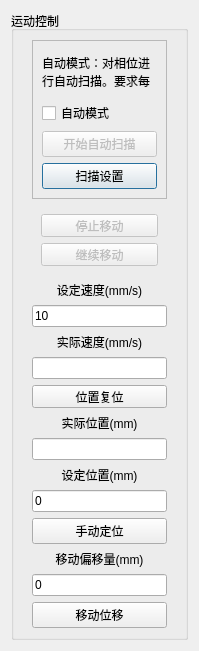
<?xml version="1.0" encoding="UTF-8"?>
<ui version="4.0">
 <class>Dialog</class>
 <widget class="QDialog" name="Dialog">
  <property name="geometry">
   <rect>
    <x>0</x>
    <y>0</y>
    <width>199</width>
    <height>568</height>
   </rect>
  </property>
  <property name="windowTitle">
   <string>运动控制</string>
  </property>
  <layout class="QHBoxLayout" name="horizontalLayout">
   <item>
    <widget class="QGroupBox" name="groupBox_3">
     <property name="sizePolicy">
      <sizepolicy hsizetype="Preferred" vsizetype="Fixed">
       <horstretch>0</horstretch>
       <verstretch>0</verstretch>
      </sizepolicy>
     </property>
     <property name="title">
      <string>运动控制</string>
     </property>
     <layout class="QVBoxLayout" name="verticalLayout">
      <property name="topMargin">
       <number>0</number>
      </property>
      <property name="bottomMargin">
       <number>0</number>
      </property>
      <item>
       <widget class="QWidget" name="widget_5" native="true">
        <property name="sizePolicy">
         <sizepolicy hsizetype="Preferred" vsizetype="Preferred">
          <horstretch>0</horstretch>
          <verstretch>0</verstretch>
         </sizepolicy>
        </property>
        <layout class="QVBoxLayout" name="verticalLayout_5">
         <item>
          <widget class="QFrame" name="frame">
           <property name="sizePolicy">
            <sizepolicy hsizetype="Preferred" vsizetype="Preferred">
             <horstretch>0</horstretch>
             <verstretch>0</verstretch>
            </sizepolicy>
           </property>
           <property name="autoFillBackground">
            <bool>false</bool>
           </property>
           <property name="frameShape">
            <enum>QFrame::StyledPanel</enum>
           </property>
           <property name="frameShadow">
            <enum>QFrame::Raised</enum>
           </property>
           <layout class="QVBoxLayout" name="verticalLayout_10">
            <item>
             <widget class="QLabel" name="label_20">
              <property name="sizePolicy">
               <sizepolicy hsizetype="Preferred" vsizetype="Fixed">
                <horstretch>0</horstretch>
                <verstretch>0</verstretch>
               </sizepolicy>
              </property>
              <property name="text">
               <string>自动模式：对相位进行自动扫描。要求每个腔的位置都已保存</string>
              </property>
              <property name="scaledContents">
               <bool>false</bool>
              </property>
              <property name="wordWrap">
               <bool>true</bool>
              </property>
             </widget>
            </item>
            <item>
             <widget class="QCheckBox" name="checkBox_automode">
              <property name="sizePolicy">
               <sizepolicy hsizetype="Preferred" vsizetype="Fixed">
                <horstretch>0</horstretch>
                <verstretch>0</verstretch>
               </sizepolicy>
              </property>
              <property name="text">
               <string>自动模式</string>
              </property>
             </widget>
            </item>
            <item>
             <widget class="QPushButton" name="pushButton_autophasescan">
              <property name="enabled">
               <bool>false</bool>
              </property>
              <property name="sizePolicy">
               <sizepolicy hsizetype="Preferred" vsizetype="Fixed">
                <horstretch>0</horstretch>
                <verstretch>0</verstretch>
               </sizepolicy>
              </property>
              <property name="focusPolicy">
               <enum>Qt::NoFocus</enum>
              </property>
              <property name="text">
               <string>开始自动扫描</string>
              </property>
              <property name="checkable">
               <bool>false</bool>
              </property>
              <property name="flat">
               <bool>false</bool>
              </property>
             </widget>
            </item>
            <item>
             <widget class="QPushButton" name="pushButton_auto_setting">
              <property name="text">
               <string>扫描设置</string>
              </property>
             </widget>
            </item>
           </layout>
          </widget>
         </item>
         <item>
          <widget class="QWidget" name="widget_7" native="true">
           <property name="sizePolicy">
            <sizepolicy hsizetype="Minimum" vsizetype="Preferred">
             <horstretch>0</horstretch>
             <verstretch>0</verstretch>
            </sizepolicy>
           </property>
           <layout class="QVBoxLayout" name="verticalLayout_6">
            <item>
             <widget class="QPushButton" name="pushButton_stopmov">
              <property name="enabled">
               <bool>false</bool>
              </property>
              <property name="sizePolicy">
               <sizepolicy hsizetype="Preferred" vsizetype="Fixed">
                <horstretch>0</horstretch>
                <verstretch>0</verstretch>
               </sizepolicy>
              </property>
              <property name="minimumSize">
               <size>
                <width>75</width>
                <height>23</height>
               </size>
              </property>
              <property name="focusPolicy">
               <enum>Qt::NoFocus</enum>
              </property>
              <property name="text">
               <string>停止移动</string>
              </property>
             </widget>
            </item>
            <item>
             <widget class="QPushButton" name="pushButton_continuemov">
              <property name="enabled">
               <bool>false</bool>
              </property>
              <property name="sizePolicy">
               <sizepolicy hsizetype="Preferred" vsizetype="Fixed">
                <horstretch>0</horstretch>
                <verstretch>0</verstretch>
               </sizepolicy>
              </property>
              <property name="minimumSize">
               <size>
                <width>75</width>
                <height>23</height>
               </size>
              </property>
              <property name="text">
               <string>继续移动</string>
              </property>
             </widget>
            </item>
           </layout>
          </widget>
         </item>
         <item>
          <widget class="QLabel" name="label_11">
           <property name="sizePolicy">
            <sizepolicy hsizetype="Preferred" vsizetype="Preferred">
             <horstretch>0</horstretch>
             <verstretch>0</verstretch>
            </sizepolicy>
           </property>
           <property name="text">
            <string>设定速度(mm/s)</string>
           </property>
           <property name="alignment">
            <set>Qt::AlignCenter</set>
           </property>
          </widget>
         </item>
         <item>
          <widget class="QLineEdit" name="lineEdit_relvec">
           <property name="text">
            <string>10</string>
           </property>
          </widget>
         </item>
         <item>
          <widget class="QLabel" name="label_12">
           <property name="sizePolicy">
            <sizepolicy hsizetype="Preferred" vsizetype="Preferred">
             <horstretch>0</horstretch>
             <verstretch>0</verstretch>
            </sizepolicy>
           </property>
           <property name="text">
            <string>实际速度(mm/s)</string>
           </property>
           <property name="alignment">
            <set>Qt::AlignCenter</set>
           </property>
          </widget>
         </item>
         <item>
          <widget class="QLineEdit" name="lineEdit_realvec">
           <property name="readOnly">
            <bool>true</bool>
           </property>
          </widget>
         </item>
         <item>
          <widget class="QPushButton" name="pushButton_resetpos">
           <property name="enabled">
            <bool>true</bool>
           </property>
           <property name="sizePolicy">
            <sizepolicy hsizetype="Preferred" vsizetype="Fixed">
             <horstretch>0</horstretch>
             <verstretch>0</verstretch>
            </sizepolicy>
           </property>
           <property name="minimumSize">
            <size>
             <width>75</width>
             <height>23</height>
            </size>
           </property>
           <property name="focusPolicy">
            <enum>Qt::NoFocus</enum>
           </property>
           <property name="text">
            <string>位置复位</string>
           </property>
          </widget>
         </item>
         <item>
          <widget class="QLabel" name="label_10">
           <property name="sizePolicy">
            <sizepolicy hsizetype="Preferred" vsizetype="Preferred">
             <horstretch>0</horstretch>
             <verstretch>0</verstretch>
            </sizepolicy>
           </property>
           <property name="text">
            <string>实际位置(mm)</string>
           </property>
           <property name="alignment">
            <set>Qt::AlignCenter</set>
           </property>
          </widget>
         </item>
         <item>
          <widget class="QLineEdit" name="lineEdit_realpos">
           <property name="readOnly">
            <bool>true</bool>
           </property>
          </widget>
         </item>
         <item>
          <widget class="QLabel" name="label_9">
           <property name="sizePolicy">
            <sizepolicy hsizetype="Preferred" vsizetype="Preferred">
             <horstretch>0</horstretch>
             <verstretch>0</verstretch>
            </sizepolicy>
           </property>
           <property name="text">
            <string>设定位置(mm)</string>
           </property>
           <property name="alignment">
            <set>Qt::AlignCenter</set>
           </property>
          </widget>
         </item>
         <item>
          <widget class="QLineEdit" name="lineEdit_relpos">
           <property name="text">
            <string>0</string>
           </property>
          </widget>
         </item>
         <item>
          <widget class="QPushButton" name="pushButton_setpos">
           <property name="focusPolicy">
            <enum>Qt::NoFocus</enum>
           </property>
           <property name="text">
            <string>手动定位</string>
           </property>
          </widget>
         </item>
         <item>
          <widget class="QLabel" name="label_15">
           <property name="sizePolicy">
            <sizepolicy hsizetype="Preferred" vsizetype="Preferred">
             <horstretch>0</horstretch>
             <verstretch>0</verstretch>
            </sizepolicy>
           </property>
           <property name="text">
            <string>移动偏移量(mm)</string>
           </property>
           <property name="alignment">
            <set>Qt::AlignCenter</set>
           </property>
          </widget>
         </item>
         <item>
          <widget class="QLineEdit" name="lineEdit_movpos">
           <property name="text">
            <string>0</string>
           </property>
          </widget>
         </item>
         <item>
          <widget class="QPushButton" name="pushButton_addmov">
           <property name="enabled">
            <bool>true</bool>
           </property>
           <property name="focusPolicy">
            <enum>Qt::NoFocus</enum>
           </property>
           <property name="text">
            <string>移动位移</string>
           </property>
          </widget>
         </item>
        </layout>
       </widget>
      </item>
     </layout>
    </widget>
   </item>
  </layout>
 </widget>
 <resources/>
 <connections/>
</ui>
